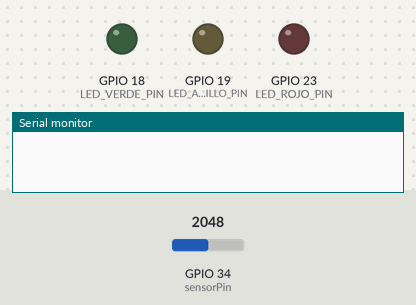
Bench run of a sketch on a simulated ESP32. On the bench: output pins drawn as LEDs (lit = HIGH), the last lines printed to the serial monitor. The inputs (shaded band) are chosen by the test bench; at power-on: GPIO 34 (sensorPin) = 2048 (analog values on the 0–4095 scale).

Above: at 0.07 s.
At 1.2 s:
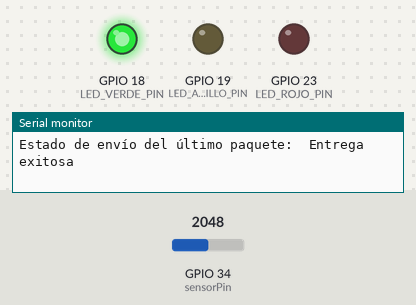
1.3 s: GPIO 34 (sensorPin) set to 4095
Timing chart, 0 to 4.3 s (numbered marks = the images above; inputs shaded):
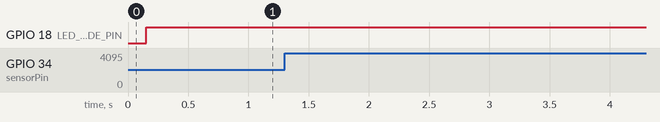

The sketch:

Codigo_Maestro_2_esclavos_Sensor.ino
```cpp
// (licence header left out)
#include <math.h>
#include <esp_now.h>
#include <WiFi.h>

#define LED_VERDE_PIN 18
#define LED_AMARILLO_PIN 19
#define LED_ROJO_PIN 23

uint8_t direcciontransm1[] = {0x78, 0xe3, 0x6d, 0x11, 0xb7, 0xd4};
uint8_t direcciontransm2[] = {0x78, 0xe3, 0x6d, 0x11, 0xbb, 0x38};

typedef struct mensaje{
  float temp;
}mensaje;

mensaje datos;

esp_now_peer_info_t peerInfo1;
esp_now_peer_info_t peerInfo2;

void datosenviados(const uint8_t *direccionMAC,esp_now_send_status_t estado){
  Serial.print("\r\nEstado de envío del último paquete:\t");
  Serial.println(estado==ESP_NOW_SEND_SUCCESS ? "Entrega exitosa" : "Entrega fallida");
}


const int sensorPin = 34;
const float ResistenciaNominal = 1615.0; // Lo que lee ADC a temp. ambiente
const float TempNominal = 26;          // La temperatura de la habitación
const float Beta = 3950.0;               // Coeficiente estándar
const float ResistenciaFija = 10000.0;   // Resistencia 103 de la placa


void setup() {
  Serial.begin(115200);
  analogReadResolution(12);

  pinMode(LED_VERDE_PIN, OUTPUT);
  pinMode(LED_AMARILLO_PIN, OUTPUT);
  pinMode(LED_ROJO_PIN, OUTPUT);

  WiFi.mode(WIFI_STA);

  //iniciamos ESP NOW
  if(esp_now_init() != ESP_OK){
    Serial.println("ERROR: No se pudo inicializar ESP-NOW");
    return;
  }

  esp_now_register_send_cb(esp_now_send_cb_t(datosenviados));

  //registramos al peer
  memcpy(peerInfo1.peer_addr, direcciontransm1, 6);
  peerInfo1.channel = 0;
  peerInfo1.encrypt = false;

  //añadimos al peer
  if(esp_now_add_peer(&peerInfo1) != ESP_OK){
    Serial.println("Fallo al añadir peer");
    return;
  }

  //registramos al peer
  memcpy(peerInfo2.peer_addr, direcciontransm2, 6);
  peerInfo2.channel = 0;
  peerInfo2.encrypt = false;

  //añadimos al peer
  if(esp_now_add_peer(&peerInfo2) != ESP_OK){
    Serial.println("Fallo al añadir peer");
    return;
  }

}

void loop() {

  long sumaADC = 0;
  for(int i=0; i<15; i++) { // Aumentamos a 15 muestras para suavizar
    sumaADC += analogRead(sensorPin);
    delay(10);
  }
  float adcPromedio = sumaADC / 15.0;

  float rTermistor = ResistenciaFija * (adcPromedio / (4095.0 - adcPromedio));

  // Steinhart-Hart
  float tempK = 1.0 / ( (1.0 / (TempNominal + 273.15)) + (1.0 / Beta) * log(rTermistor / ResistenciaNominal) );
  float tempC = tempK - 273.15 - 6.6;

  datos.temp = tempC;

    // Enviamos el mensaje por ESP-NOW
    esp_err_t result1 = esp_now_send(direcciontransm1, (uint8_t*) &datos, sizeof(datos));
    esp_err_t result2 = esp_now_send(direcciontransm2, (uint8_t*) &datos, sizeof(datos));


    if(result1 == ESP_OK){
      Serial.print("Enviado con exito: ");
    }else{
      Serial.println("ERROR: No se pudo enviar la informacion");
    }

    if(result2 == ESP_OK){
      Serial.print("Enviado con exito: ");
    }else{
      Serial.println("ERROR: No se pudo enviar la informacion");
    }


    if(tempC < 30){
      digitalWrite(LED_VERDE_PIN, HIGH);
      digitalWrite(LED_AMARILLO_PIN, LOW);
      digitalWrite(LED_ROJO_PIN, LOW);
    }
    else if(tempC < 35){
      digitalWrite(LED_VERDE_PIN, LOW);
      digitalWrite(LED_AMARILLO_PIN, HIGH);
      digitalWrite(LED_ROJO_PIN, LOW);
    }
    else{
      digitalWrite(LED_VERDE_PIN, LOW);
      digitalWrite(LED_AMARILLO_PIN, LOW);

      // Parpadeo rojo
      digitalWrite(LED_ROJO_PIN, HIGH);
      delay(300);
      digitalWrite(LED_ROJO_PIN, LOW);
      delay(100);
    }

  Serial.print("ADC: "); Serial.print(adcPromedio);
  Serial.print(" | R_NTC: "); Serial.print(rTermistor);
  Serial.print(" | Temp: "); Serial.print(tempC);
  Serial.println(" C");

  delay(1000);
}
```
